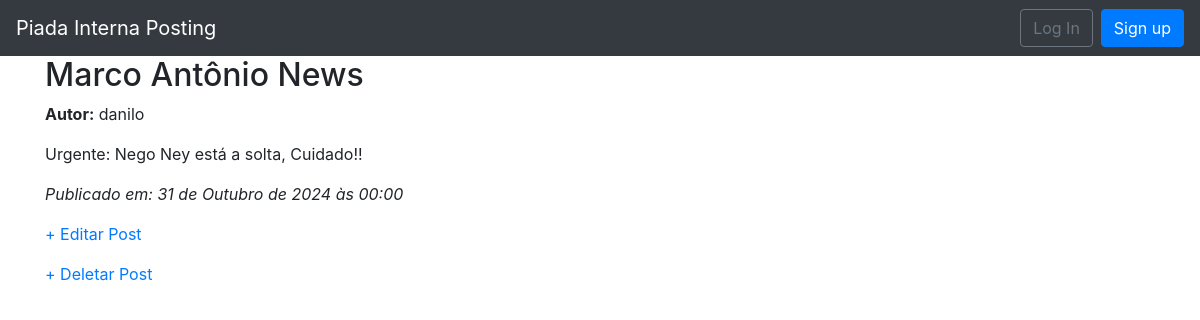
The app's page /post/1/ with its own data.
### blog/models.py (models this page shows, shortened)
class Post(models.Model):
    title = models.CharField(max_length=200)
    author = models.ForeignKey(
        'auth.User',
        on_delete = models.CASCADE
    )
    date = models.DateTimeField(auto_now_add = True)
    body = models.TextField()

### blog/views.py (the view)
# urls.py: path('post/<int:pk>/', BlogDetailView.as_view(),
class BlogDetailView(DetailView):
    model = Post
    template_name = 'post_detail.html'

### blog/templates/post_detail.html
{% extends 'base.html' %}
{% block content %}
<div class="post-entry">
    <h2>{{ post.title }}</h2>
    <p><strong>Autor:</strong> {{ post.author.username }}</p>
    <p>{{ post.body }}</p>
    <p style="font-style: italic;">Publicado em: {{ post.date }}</p>
</div>
    <p><a href="{%url 'post_edit' post.pk%}">+ Editar Post</a></p>
    <p><a href="{%url 'post_delete' post.pk%}">+ Deletar Post</a></p>
{% endblock content %}

### records on screen
Post: title "Marco Antônio News", author.username "danilo", body "Urgente: Nego Ney está a solta, Cuidado!!", date "31 de Outubro de 2024 às 00:00"
